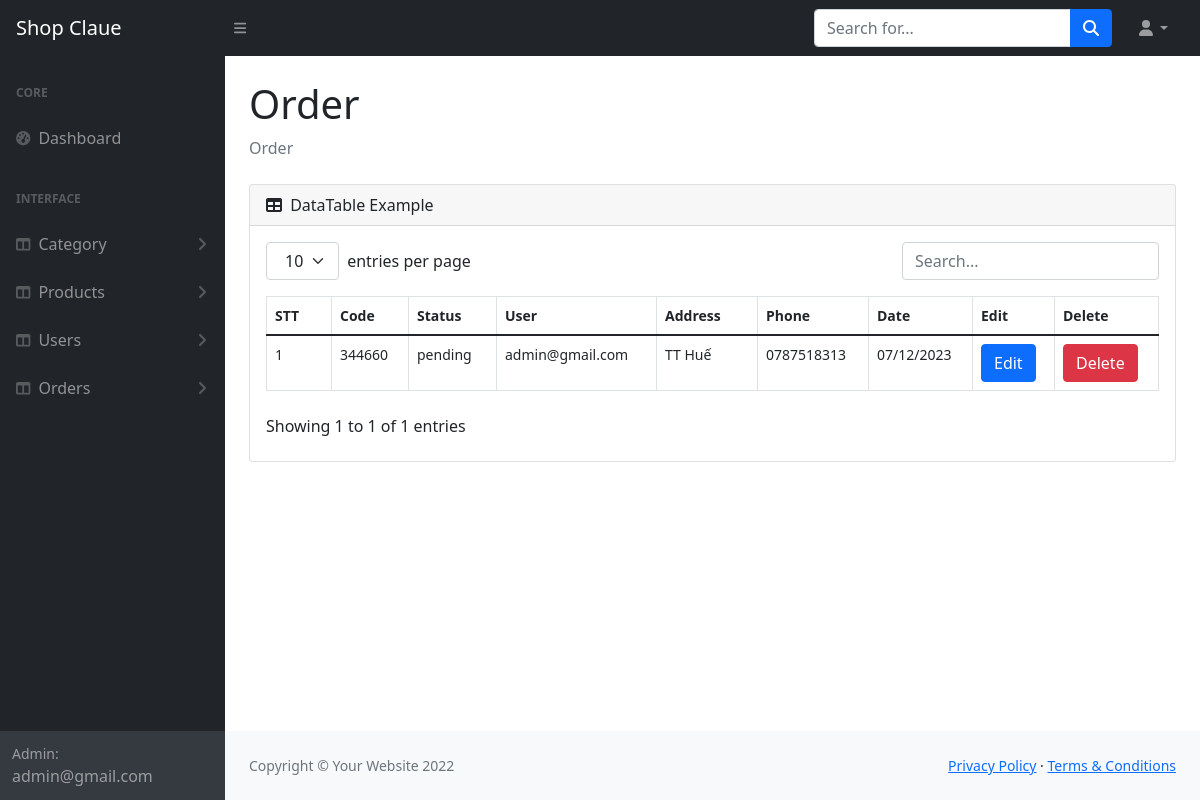
The app's page /admin/orders/index.php (signed in) with its own data.
### tables this page shows
CREATE TABLE `orders` (
  `id` int(11) NOT NULL,
  `code` varchar(45) NOT NULL,
  `status` varchar(45) NOT NULL,
  `users_id` int(11) NOT NULL,
  `phone` text DEFAULT NULL,
  `address` text DEFAULT NULL,
  `date` date DEFAULT NULL
);

CREATE TABLE `users` (
  `id` int(11) NOT NULL,
  `email` varchar(45) NOT NULL,
  `password` varchar(45) NOT NULL,
  `role` varchar(45) NOT NULL
);

### core/db/db_orders.php (called while the page is built, shortened)
<?php
$pdo = get_pdo();
function get_all_order()
{
    global $pdo;
    $sql = "SELECT * FROM ORDERS";
    $stmt = $pdo->prepare($sql);
    $stmt->execute();
    $stmt->setFetchMode(PDO::FETCH_ASSOC);
    $result = $stmt->fetchAll();
    $orders_list = array();
    foreach ($result as $row) {
        $formattedDate = date('d/m/Y', strtotime($row['date']));
        $orders = array(
            'id' => $row['id'],
            'code' => $row['code'],
            'status' => $row['status'],
            'users_id' => $row['users_id'],
            'phone' => $row['phone'],
            'address' => $row['address'],
            'date' =>  $formattedDate,
        );
        array_push($orders_list, $orders);
    }
    return $orders_list;
}
?>

### core/db/db_users.php (called while the page is built, shortened)
<?php
$pdo = get_pdo();
function get_users($users){
    global $pdo;
    $sql = "SELECT * FROM USERS WHERE ID=:id";
    $stmt = $pdo->prepare($sql);
    $stmt->bindParam(':id', $users);
    $stmt->execute();
    $stmt->setFetchMode(PDO::FETCH_ASSOC);
    $result = $stmt->fetchAll();
    foreach ($result as $row){
        return array(
            'id' => $row['id'],
            'email' => $row['email'],
            'password' => $row['password'],
            'role' => $row['role']
        );
    }
    return null;
}
?>

### admin/view/orders/_index.php (the view, shortened to what this page needs)
<!DOCTYPE html>
<html lang="en">
<head>
    <link href="../../public/admin/css/style.css" rel="stylesheet" />
</head>
<body class="sb-nav-fixed">
    <?php include_once '../view/inc/_navbar.php' ?>
    <div id="layoutSidenav">
        <?php include_once '../view/inc/_sideleft.php' ?>
        <div id="layoutSidenav_content">
            <main>
                <div class="container-fluid px-4">
                    <h1 class="mt-4">Order</h1>
                    <ol class="breadcrumb mb-4">
                        <li class="breadcrumb-item active">Order</li>
                    </ol>
                    <div class="card mb-4">
                        <div class="card-header">
                            <i class="fas fa-table me-1"></i>
                            DataTable Example
                        </div>
                        <div class="card-body">
                            <table id="datatablesSimple">
                                <thead>
                                    <tr>
                                    <th>STT</th>
                                        <th>Code</th>
                                        <th>Status</th>
                                        <th>User</th>
                                        <th>Address</th>
                                        <th>Phone</th>
                                        <th>Date</th>
                                        <th>Edit</th>
                                        <th>Delete</th>
                                    </tr>
                                </thead>
                                <tbody>
                                    <?php $index = 0; ?>
                                    <?php foreach ($order_list as $order) { ?>
                                        <tr>
                                            <td><?php echo ++$index; ?></td>
                                            <td><?php echo $order['code']; ?></td>
                                            <td><?php echo $order['status']; ?></td>
                                            <td><?php echo get_users( $order['users_id'])['email'] ;?></td>
                                            <td><?php echo $order['address']; ?></td>
                                            <td><?php echo $order['phone']; ?></td>
                                            <td><?php echo $order['date']; ?></td>
                                            <td>
                                                <a class="btn btn-primary" href="edit.php?order_id=<?php echo $order['id']; ?>">Edit</a>
                                            </td>
                                            <td>
                                                <a class="btn btn-danger" href="delete.php?order_id=<?php echo $order['id']; ?>">Delete</a></td>
                                        </tr>
                                    <?php } ?>
                                </tbody>
                            </table>
                        </div>
                    </div>
                </div>
            </main>
            <footer class="py-4 bg-light mt-auto">
                <div class="container-fluid px-4">
                    <div class="d-flex align-items-center justify-content-between small">
                        <div class="text-muted">Copyright &copy; Your Website 2022</div>
                        <div>
                            <a href="#">Privacy Policy</a>
                            &middot;
                            <a href="#">Terms &amp; Conditions</a>
                        </div>
                    </div>
                </div>
            </footer>
        </div>
    </div>
</body>
</html>

### records on screen
orders: code "344660", status "pending", users.role "admin@gmail.com", address "TT Huế", phone "0787518313", date "07/12/2023"

### other values on screen
$_SESSION['email'] "admin@gmail.com"
